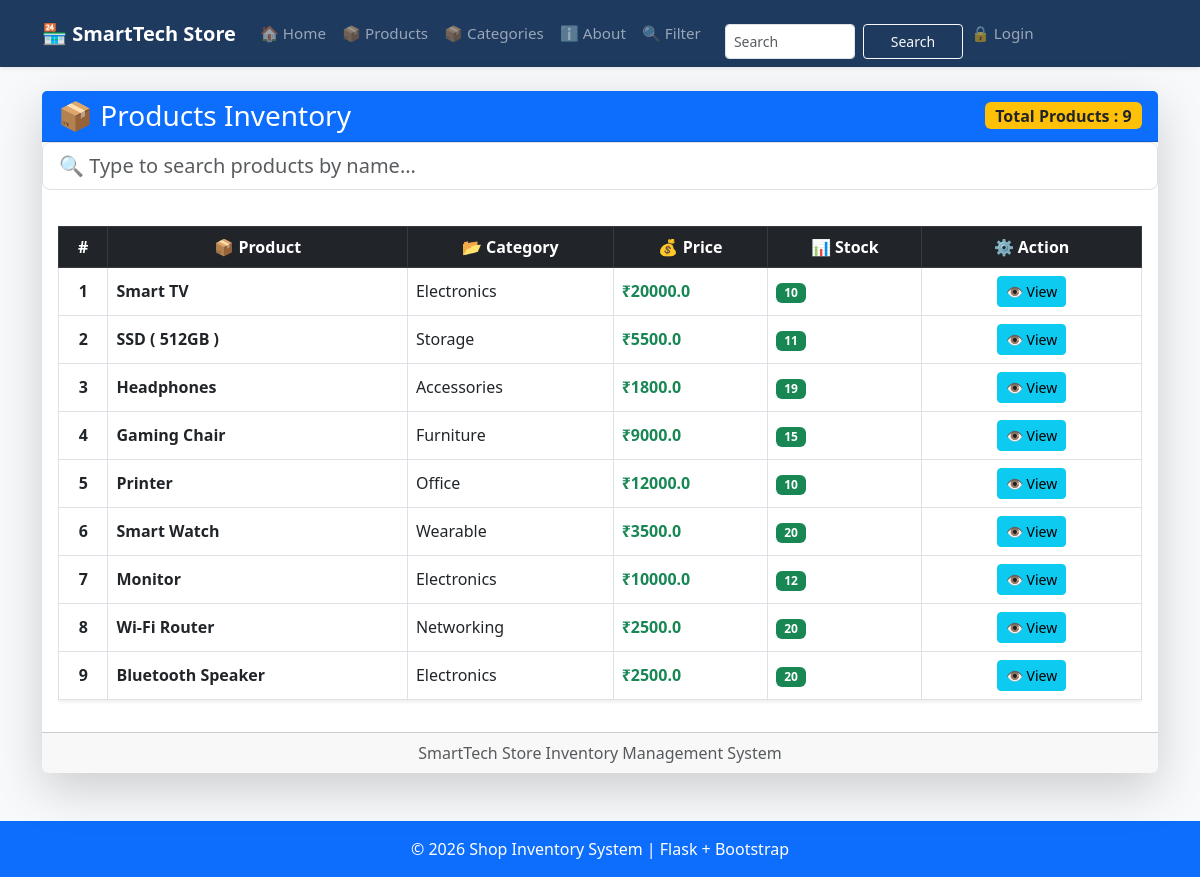
Page /products on the committed database.
### tables this page shows
CREATE TABLE products (
                    id INTEGER PRIMARY KEY AUTOINCREMENT,
                    name TEXT NOT NULL,
                    category TEXT NOT NULL,
                    price REAL NOT NULL,
                    stock INTEGER NOT NULL
                 );

### app.py (the view)
@app.route("/products")
def product():
    conn = get_db()
    products = conn.execute("SELECT * FROM products ORDER BY id DESC").fetchall()
    conn.close()
    return render_template("products.html", products=products)

### database.py (called while the page is built)
def get_db():
    conn = sqlite3.connect(DB_PATH)
    conn.row_factory = sqlite3.Row # To access columns by name
    return conn

### templates/products.html (shortened to what this page needs)
{% extends "base.html" %}
{% block content %}
<div class="card shadow-lg border-0">
    <div class="card-header bg-primary text-white d-flex justify-content-between align-items-center">
        <h3 class="mb-0">
            📦 Products Inventory
        </h3>
        <span class="badge bg-warning text-dark fs-6">
            Total Products : {{ products|length }}
        </span>
    </div>
<div class="mb-3">
    <input type="text"
           id="searchInput"
           class="form-control form-control-lg"
           placeholder="🔍 Type to search products by name...">
</div>
    <div class="card-body">
        <div class="table-responsive">
            <table class="table table-hover table-bordered align-middle shadow-sm">
                <thead class="table-dark text-center">
                    <tr>
                        <th>#</th>
                        <th>📦 Product</th>
                        <th>📂 Category</th>
                        <th>💰 Price</th>
                        <th>📊 Stock</th>
                        <th width="220">⚙ Action</th>
                    </tr>
                </thead>
                <tbody id="tableBody">
                {% for product in products %}
                <tr class="align-middle" data-name="{{ product.name|lower }}">
                    <td class="text-center fw-bold">
                        {{ loop.index }}
                    </td>
                    <td>
                        <strong>{{ product.name }}</strong>
                    </td>
                    <td>
                        {{ product.category }}
                    </td>
                    <td class="text-success fw-bold">
                        ₹{{ product.price }}
                    </td>
                    <td >
                        <span class="badge bg-success">
                            {{ product.stock }}
                        </span>
                    </td>
                    <td class="text-center">
                        <a href="{{ url_for('product_detail', id=product.id) }}"
                           class="btn btn-info btn-sm">
                            👁 View
                        </a>
                    </td>
                </tr>
                {% endfor %}
                </tbody>
            </table>
        </div>
    </div>
    <div class="card-footer text-center text-muted">
        SmartTech Store Inventory Management System
    </div>
</div>
{% endblock %}

### templates/base.html (shortened to what this page needs)
<!DOCTYPE html>
<html lang="en">
<head>
    <link href="https://cdn.jsdelivr.net/npm/bootstrap@5.3.0/dist/css/bootstrap.min.css"
          rel="stylesheet">
</head>
<body class="bg-light">
    <nav class="navbar navbar-expand-lg navbar-dark shadow-sm"
         style="background-color: #1e3a5f;">
        <div class="container">
            <a class="navbar-brand fw-bold fs-5 me-3" href="{{ url_for('home') }}">
                 🏪 SmartTech Store
            </a>
            <div class="collapse navbar-collapse" id="mainNavbar">
                <ul class="navbar-nav me-auto align-items-lg-center">
                    <li class="nav-item">
                        <a class="nav-link px-2 py-1" href="{{ url_for('home') }}">
                            🏠 Home
                        </a>
                    </li>
                    <li class="nav-item">
                        <a class="nav-link px-2 py-1" href="{{ url_for('product') }}">
                            📦 Products
                        </a>
                    </li>
                    <li class="nav-item">
                        <a class="nav-link px-2 py-1" href="{{ url_for('categories') }}">
                            📦 Categories
                        </a>
                    </li>
                    <li class="nav-item">
                        <a class="nav-link px-2 py-1" href="{{ url_for('about') }}">
                            ℹ️ About
                        </a>
                    </li>
                <li class="nav-item">
                    <a class ="nav-link px-2 py-1" href="{{ url_for('filter_products') }}">
                        🔍 Filter
                    </a>
                </li>
                <li class="nav-item">
                <form class="d-flex ms-3 mt-3" action="{{ url_for('search') }}" method="GET">
                    <input class="form-control form-control-sm me-2" style="width:130px; height:35px" type="search" placeholder="Search" name="q">
                    <button class="btn btn-outline-light btn-sm" style="width:100px; height:35px" type="submit">Search</button>
                </form>
                </li>
                 {% if session.username %}
                <li class="nav-item">
                    <span class="nav-link px-2 py-1 text-white">👤 {{ session.username }}</span>
                    <a class="nav-link px-2 py-1" href="{{ url_for('logout') }}">
                        🔓 Logout
                    </a>
                </li>
                {% else %}
                    <li class="nav-item">
                        <a class="nav-link px-2 py-1" href="{{ url_for('login') }}">
                            🔒 Login
                        </a>
                    </li>
                {% endif %}
                </ul>
            </div>
        </div>
    </nav>
<div class="container mt-4 mb-5">
   {% block content %}
    {% endblock %}
</div>
<footer class="bg-primary text-white text-center py-3 mt-5">
    <p class="mb-0">
        © 2026 Shop Inventory System | Flask + Bootstrap
    </p>
</footer>
</body>
</html>

### templates/base.html (style rules this page uses)
.navbar { min-height: 60px; }
:root { --brand: #1e3a5f; }
.nav-link { font-size: 0.95rem; font-weight: 500; }

### rows in the picture
products: name "Smart TV", category "Electronics", price "20000.0", stock "10"
products: name "SSD ( 512GB )", category "Storage", price "5500.0", stock "11"
products: name "Headphones", category "Accessories", price "1800.0", stock "19"
products: name "Gaming Chair", category "Furniture", price "9000.0", stock "15"
products: name "Printer", category "Office", price "12000.0", stock "10"
products: name "Smart Watch", category "Wearable", price "3500.0", stock "20"
products: name "Monitor", category "Electronics", price "10000.0", stock "12"
products: name "Wi-Fi Router", category "Networking", price "2500.0", stock "20"
products: name "Bluetooth Speaker", category "Electronics", price "2500.0", stock "20"

### other values in the picture
{{ products|length }} "9"
